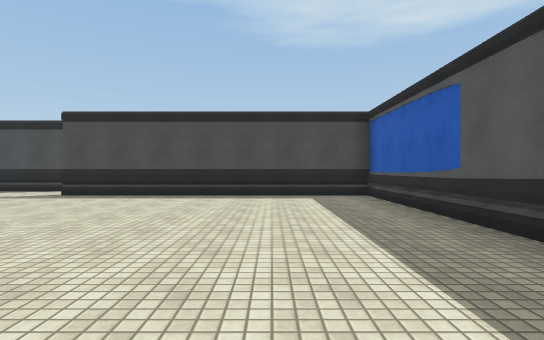
[1] (above)

21 first-person views from a walk through a scene from a Unity 3-D project. The camera is 1.2 m above the floor, looks level and sees 80° across. The floor is counted in squares, 2 m on a side. Each view is taken from the middle of a square. On the plan, view 1 faces up. The plan holds only what a view shows up to about 10 squares ahead; the rest is blank. The place goes on beyond the plan. The player is left out. Surface patterns are stand-ins for the level's own textures.

[2]
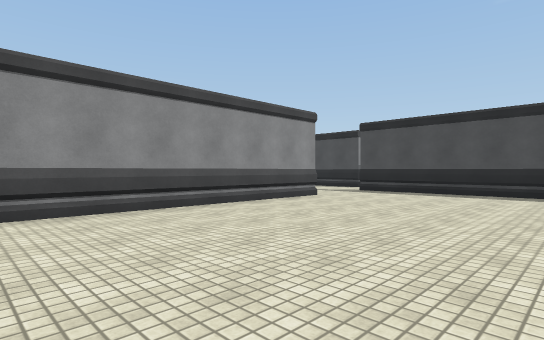

[3]
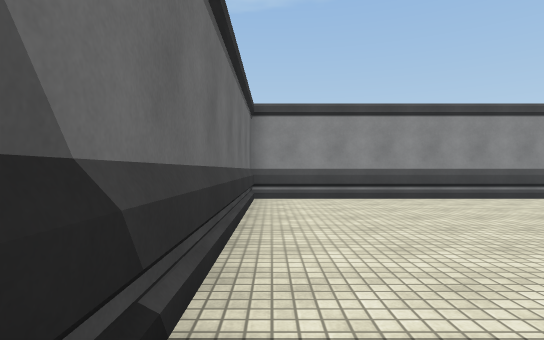

[4]
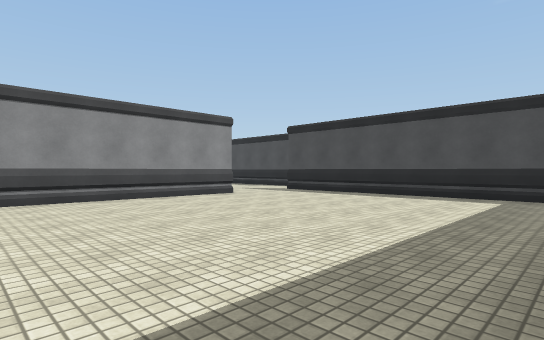

[5]
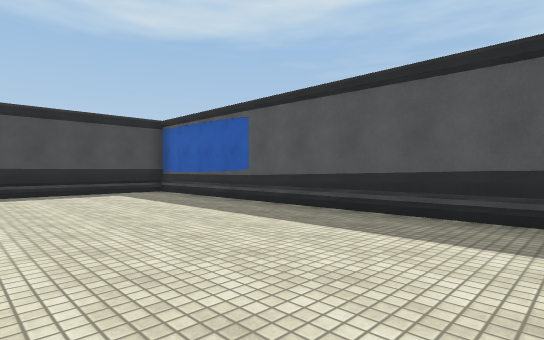

[6]
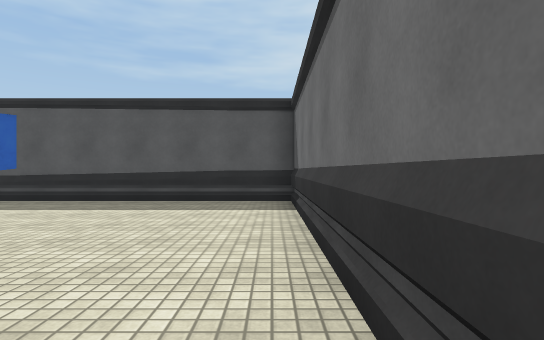

[7]
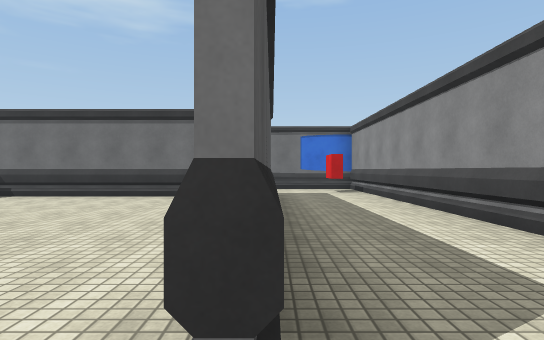

[8]
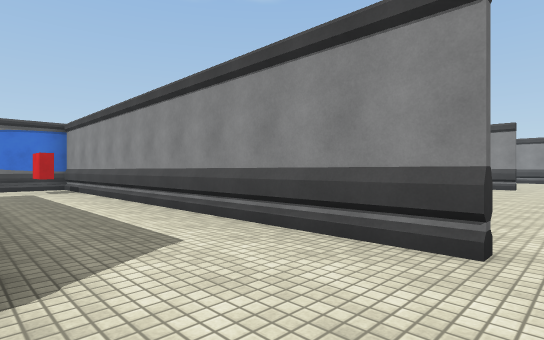

[9]
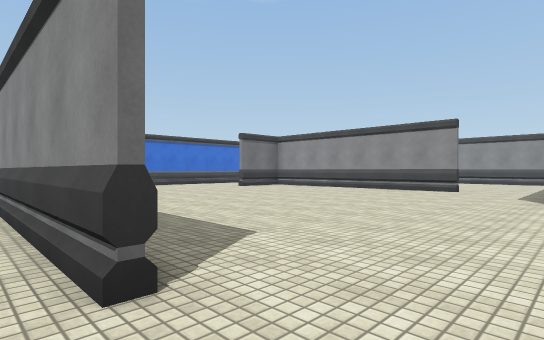

[10]
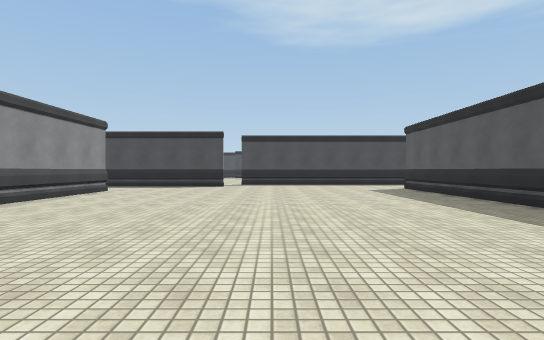

[11]
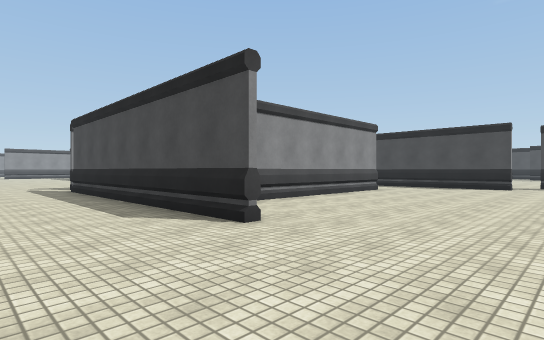

[12]
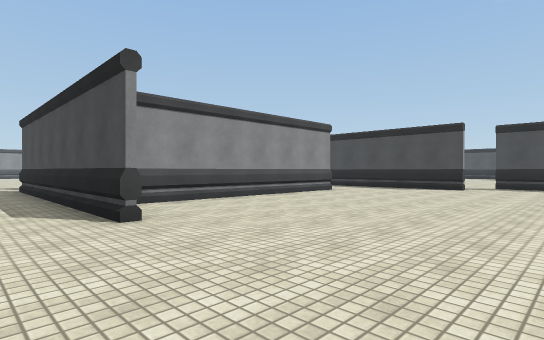

[13]
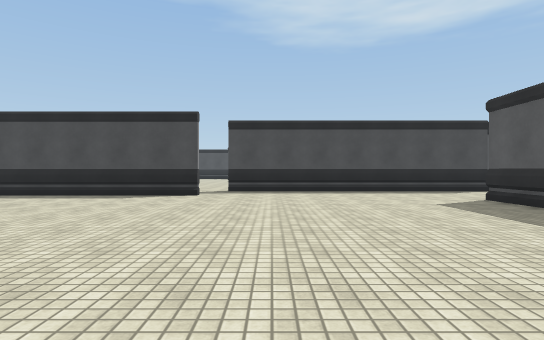

[14]
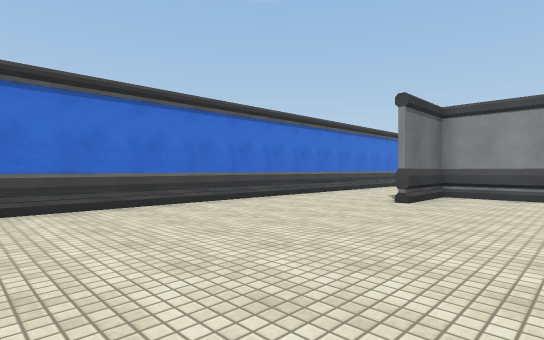

[15]
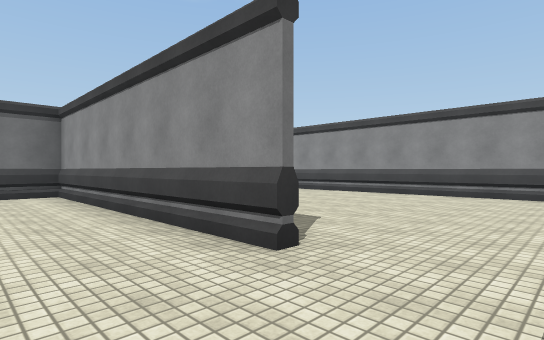

[16]
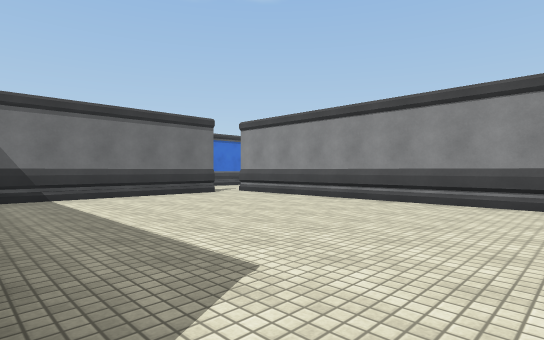

[17]
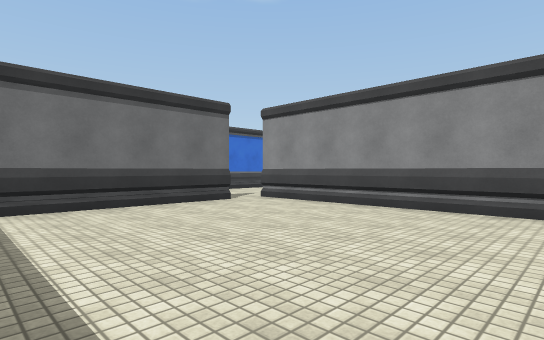

[18]
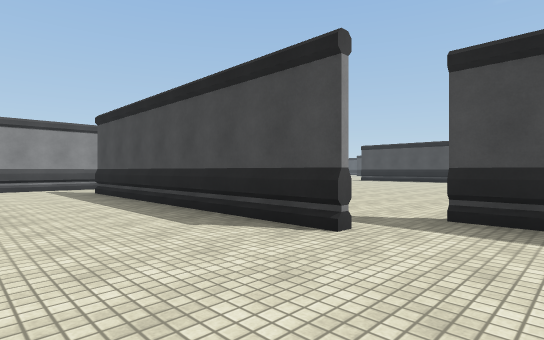

[19]
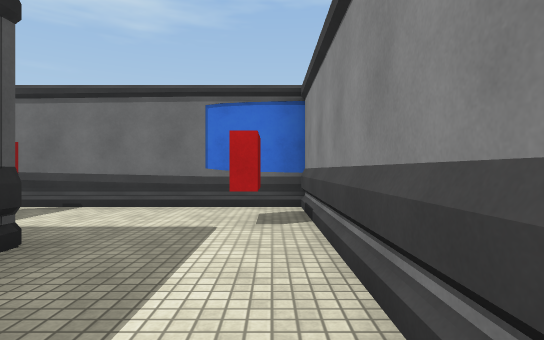

[20]
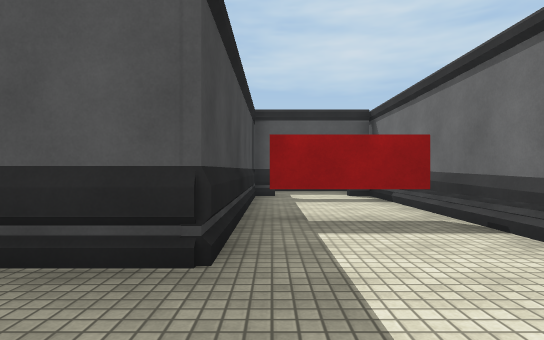

[21]
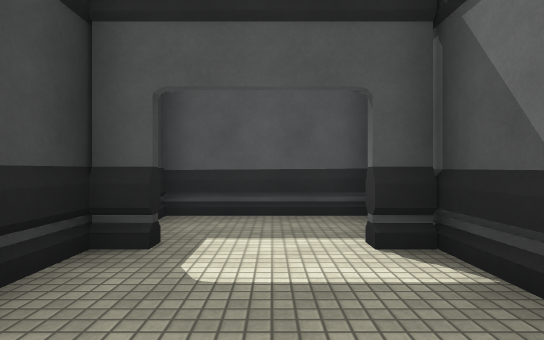

### Floor plan
Key: @ floor where view 1 was taken; # wall or solid block; x gap in a wall; . floor; B red block.
Columns run from 24 left of view 1 to 3 right of it. Each row starts with its distance up from view 1.
 15         ..
 14        ...
 13        ....
 12         ...
 11         ...
 10          ...
  9          ..#######x
  8  #.########........#########
  7  #.........................#
  6  #..............#..........#
  5  #.....#........#..#.......#
  4  #.....#........#..#.......#
  3  #.....#........#..#.......#
  2  #.....#........#..#.......#
  1  #.....#........#..#.......#
  0  #.....#........#..#....@..#
 -1  #.....#........#..#.......#
 -2 ..########......#..#########
 -3 ................#B...#.....#
 -4       ..........#.......#..#
 -5       ################# ####

Positions as (right, up) in squares from view 1, and headings:
1: (0, 0), facing up
2: (0, -1), facing up-left
3: (2, -1), facing left
4: (2, 0), facing up-left
5: (-2, -1), facing up-right
6: (-4, -1), facing right
7: (-5, 6), facing down
8: (-5, 7), facing down-left
9: (-7, 8), facing down-left
10: (-12, -4), facing up
11: (-12, -4), facing up-left
12: (-11, -3), facing up-left
13: (-12, 0), facing up
14: (-9, 1), facing down-left
15: (-15, 7), facing down-left
16: (-17, 6), facing down-left
17: (-18, 4), facing down-left
18: (-12, 5), facing up-left
19: (-7, 1), facing down
20: (-7, -2), facing right
21: (-2, -3), facing right
